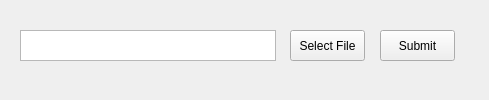
<?xml version="1.0" encoding="UTF-8"?>
<ui version="4.0">
 <class>Form1</class>
 <widget class="QWidget" name="Form1">
  <property name="geometry">
   <rect>
    <x>0</x>
    <y>0</y>
    <width>489</width>
    <height>100</height>
   </rect>
  </property>
  <property name="windowTitle">
   <string>Form</string>
  </property>
  <widget class="QTextBrowser" name="lbl_link">
   <property name="geometry">
    <rect>
     <x>20</x>
     <y>30</y>
     <width>256</width>
     <height>31</height>
    </rect>
   </property>
  </widget>
  <widget class="QPushButton" name="btn_submit">
   <property name="geometry">
    <rect>
     <x>380</x>
     <y>30</y>
     <width>75</width>
     <height>31</height>
    </rect>
   </property>
   <property name="text">
    <string>Submit</string>
   </property>
  </widget>
  <widget class="QPushButton" name="btn_select_file">
   <property name="geometry">
    <rect>
     <x>290</x>
     <y>30</y>
     <width>75</width>
     <height>31</height>
    </rect>
   </property>
   <property name="text">
    <string>Select File</string>
   </property>
  </widget>
 </widget>
 <resources/>
 <connections/>
</ui>
